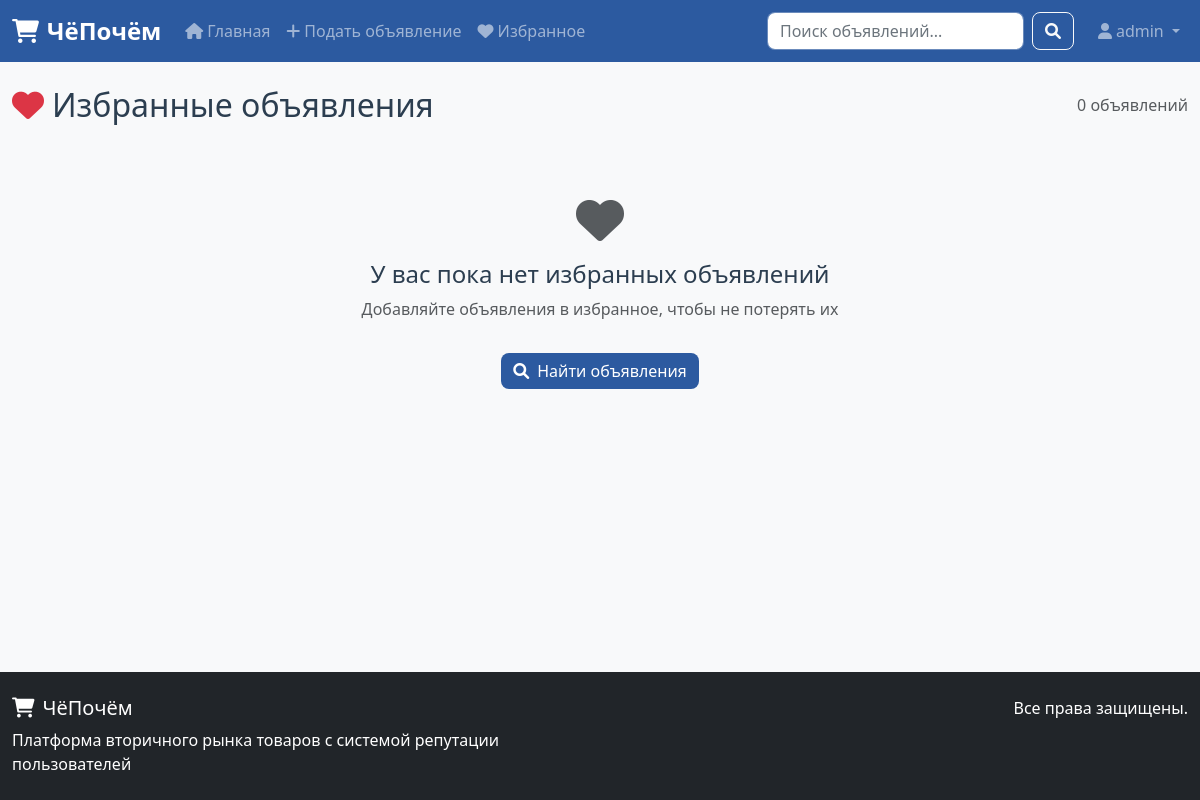
/favorites/ (signed in), run on an earlier commit of the app's database.
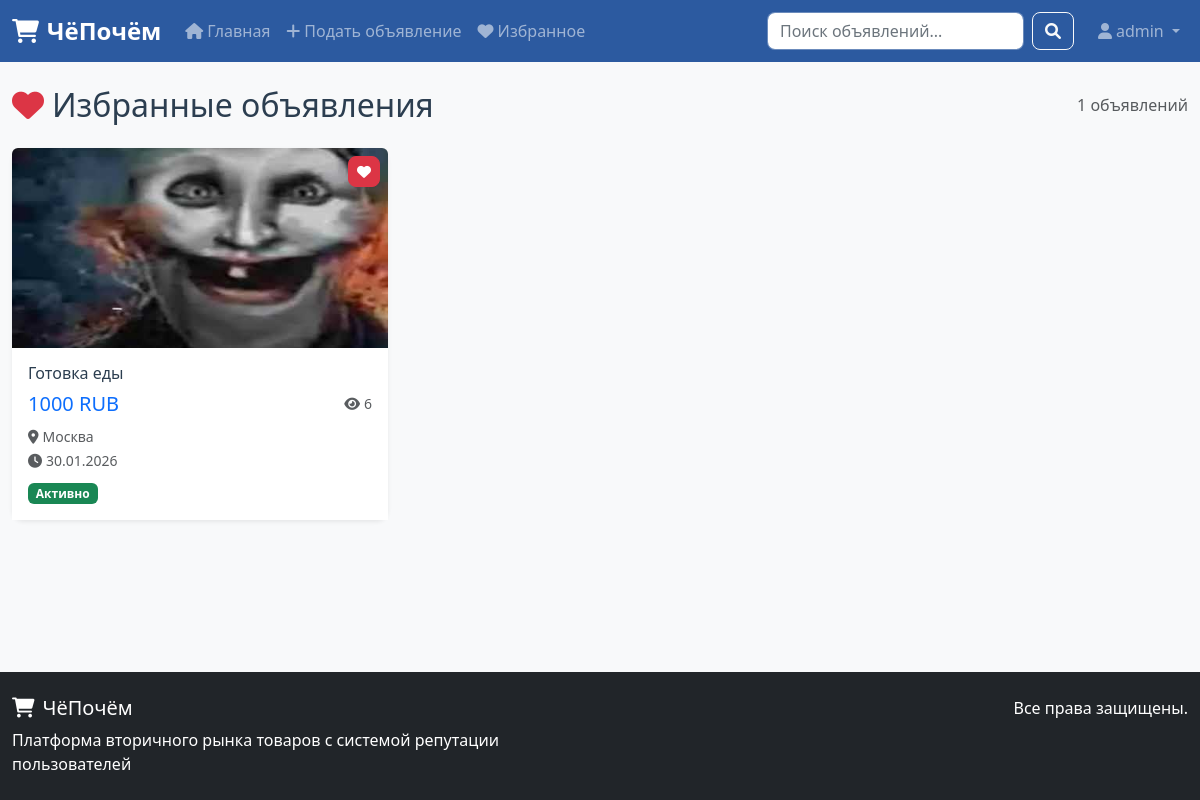
And on a later commit of the database.
### chepochem_app/models.py (models this page shows, shortened)
class UserFavorite(models.Model):
    user = models.ForeignKey(User, on_delete=models.CASCADE, verbose_name="Пользователь")
    listing = models.ForeignKey(Listing, on_delete=models.CASCADE, verbose_name="Объявление")
    created_at = models.DateTimeField(default=timezone.now, verbose_name="Дата создания")
    class Meta:
        verbose_name = "Избранное объявление"
        verbose_name_plural = "Избранные объявления"
        unique_together = ['user', 'listing']

class Listing(models.Model):
    STATUS_CHOICES = [
        ('draft', 'Черновик'),
        ('pending', 'На модерации'),
        ('active', 'Активно'),
        ('paused', 'Приостановлено'),
        ('sold', 'Продано'),
        ('rejected', 'Отклонено'),
        ('expired', 'Истекло'),
    ]
    CONDITION_CHOICES = [
        ('new', 'Новое'),
        ('used', 'Б/у'),
        ('broken', 'Неисправное'),
        ('excellent', 'Отличное'),
    ]
    CURRENCY_CHOICES = [
        ('RUB', '₽ RUB (Российский рубль)'),
        ('USD', '$ USD (Доллар США)'),
        ('EUR', '€ EUR (Евро)'),
        ('KZT', '₸ KZT (Тенге)'),
        ('BYN', 'Br BYN (Белорусский рубль)'),
        ('UAH', '₴ UAH (Гривна)'),
    ]
    user = models.ForeignKey(User, on_delete=models.CASCADE, verbose_name="Пользователь")
    category = models.ForeignKey(Category, on_delete=models.CASCADE, verbose_name="Категория")
    title = models.CharField(max_length=255, verbose_name="Заголовок")
    description = models.TextField(verbose_name="Описание")
    price = models.DecimalField(max_digits=12, decimal_places=2, verbose_name="Цена")
    currency = models.CharField(max_length=3, choices=CURRENCY_CHOICES, default='RUB', verbose_name="Валюта")
    condition = models.CharField(max_length=20, choices=CONDITION_CHOICES, default='used', verbose_name="Состояние")
    status = models.CharField(max_length=20, choices=STATUS_CHOICES, default='draft', verbose_name="Статус")
    location = models.CharField(max_length=255, verbose_name="Местоположение")
    latitude = models.DecimalField(max_digits=10, decimal_places=8, blank=True, null=True, verbose_name="Широта")
    longitude = models.DecimalField(max_digits=11, decimal_places=8, blank=True, null=True, verbose_name="Долгота")
    is_negotiable = models.BooleanField(default=True, verbose_name="Торгуется")
    is_urgent = models.BooleanField(default=False, verbose_name="Срочное")
    views_count = models.IntegerField(default=0, verbose_name="Количество просмотров")
    favorites_count = models.IntegerField(default=0, verbose_name="Количество избранных")
    created_at = models.DateTimeField(default=timezone.now, verbose_name="Дата создания")
    updated_at = models.DateTimeField(default=timezone.now, verbose_name="Дата обновления")
    published_at = models.DateTimeField(blank=True, null=True, verbose_name="Дата публикации")
    expires_at = models.DateTimeField(blank=True, null=True, verbose_name="Дата истечения")
    class Meta:
        verbose_name = "Объявление"
        verbose_name_plural = "Объявления"
        ordering = ['-created_at']

class ListingImage(models.Model):
    listing = models.ForeignKey(Listing, on_delete=models.CASCADE, verbose_name="Объявление")
    image = models.ImageField(upload_to='listings/', verbose_name="Изображение")
    thumbnail = models.ImageField(upload_to='listings/thumbnails/', blank=True, null=True, verbose_name="Миниатюра")
    alt_text = models.CharField(max_length=255, blank=True, verbose_name="Альтернативный текст")
    sort_order = models.IntegerField(default=0, verbose_name="Порядок сортировки")
    is_primary = models.BooleanField(default=False, verbose_name="Основное")
    created_at = models.DateTimeField(default=timezone.now, verbose_name="Дата создания")
    class Meta:
        verbose_name = "Изображение объявления"
        verbose_name_plural = "Изображения объявлений"
        ordering = ['sort_order']

### chepochem_app/views.py (the view)
# urls.py: path('favorites/', views.favorites, name='favorites'),
@login_required
def favorites(request):
    favorites = UserFavorite.objects.filter(
        user=request.user,
        listing__isnull=False  # Исключаем удаленные объявления
    ).select_related('listing', 'listing__user', 'listing__category').order_by('-created_at')
    paginator = Paginator(favorites, 12)
    page_number = request.GET.get('page')
    page_obj = paginator.get_page(page_number)
    context = {
        'page_obj': page_obj,
    }
    return render(request, 'chepochem_app/favorites.html', context)

### templates/chepochem_app/favorites.html (shortened to what the changed rows need)
{% extends 'chepochem_app/base.html' %}
{% load static %}
{% block content %}
<div class="row">
    <div class="col-12">
        <div class="d-flex justify-content-between align-items-center mb-4">
            <h2 class="mb-0">
                <i class="fas fa-heart text-danger me-2"></i>Избранные объявления
            </h2>
            <span class="text-muted">{{ page_obj.paginator.count }} объявлений</span>
        </div>
        {% if page_obj %}
            <div class="row">
                {% for favorite in page_obj %}
                    {% with listing=favorite.listing %}
                    <div class="col-lg-4 col-md-6 mb-4">
                        <div class="card h-100 listing-card" style="cursor: pointer;" onclick="window.location.href='{% url 'listing_detail' listing.id %}'">
                            <div class="position-relative">
                                {% if listing.listingimage_set.first %}
                                    <img src="{{ listing.listingimage_set.first.image.url }}"
                                         class="card-img-top listing-image"
                                         alt="{{ listing.title }}"
                                         onclick="window.location.href='{% url 'listing_detail' listing.id %}'"
                                         style="cursor: pointer;">
                                {% else %}
                                    <div class="card-img-top listing-image bg-light d-flex align-items-center justify-content-center"
                                         onclick="window.location.href='{% url 'listing_detail' listing.id %}'"
                                         style="cursor: pointer;">
                                        <i class="fas fa-image fa-3x text-muted"></i>
                                    </div>
                                {% endif %}
                                <button class="btn btn-sm btn-danger position-absolute top-0 end-0 m-2 favorite-btn"
                                        data-listing-id="{{ listing.id }}"
                                        title="Удалить из избранного"
                                        onclick="event.stopPropagation();">
                                    <i class="fas fa-heart"></i>
                                </button>
                            </div>
                            <div class="card-body d-flex flex-column">
                                <h6 class="card-title">
                                    <a href="{% url 'listing_detail' listing.id %}" class="text-decoration-none text-dark" onclick="event.stopPropagation();">
                                        {{ listing.title|truncatechars:50 }}
                                    </a>
                                </h6>
                                <div class="mt-auto">
                                    <div class="d-flex justify-content-between align-items-center">
                                        <span class="h5 text-primary mb-0">
                                            {{ listing.price|floatformat:0 }} {{ listing.currency }}
                                        </span>
                                        <small class="text-muted">
                                            <i class="fas fa-eye me-1"></i>{{ listing.views_count }}
                                        </small>
                                    </div>
                                    <div class="mt-2">
                                        <small class="text-muted">
                                            <i class="fas fa-map-marker-alt me-1"></i>{{ listing.location }}
                                        </small>
                                        <br>
                                        <small class="text-muted">
                                            <i class="fas fa-clock me-1"></i>{{ listing.created_at|date:"d.m.Y" }}
                                        </small>
                                    </div>
                                    <div class="mt-2">
                                        <span class="badge bg-{% if listing.status == 'pending' %}warning{% elif listing.status == 'active' %}success{% elif listing.status == 'rejected' %}danger{% elif listing.status == 'sold' %}info{% else %}secondary{% endif %}">
                                            {{ listing.get_status_display }}
                                        </span>
                                    </div>
                                </div>
                            </div>
                        </div>
                    </div>
                    {% endwith %}
                {% endfor %}
            </div>
        {% else %}
            <div class="text-center py-5">
                <i class="fas fa-heart fa-3x text-muted mb-3"></i>
                <h4 class="text-dark">У вас пока нет избранных объявлений</h4>
                <p class="text-muted">Добавляйте объявления в избранное, чтобы не потерять их</p>
                <a href="{% url 'home' %}" class="btn btn-primary mt-3">
                    <i class="fas fa-search me-2"></i>Найти объявления
                </a>
            </div>
        {% endif %}
    </div>
</div>
{% endblock %}

What changed in the data, as far as the page shows it:
added UserFavorite: listing.listingimage_set.first.image (placeholder picture), listing "Готовка еды", listing.price "1000", listing.currency "RUB", listing.views_count "6", listing.location "Москва", listing.created_at "30.01.2026", listing.status "Активно"
Also different on the page:
{{ page_obj.paginator.count }}: "0" → "1"
text no longer shown: "У вас пока нет избранных объявлений Добавляйте объявления в избранное, чтобы не потерять их Найти объявления"
